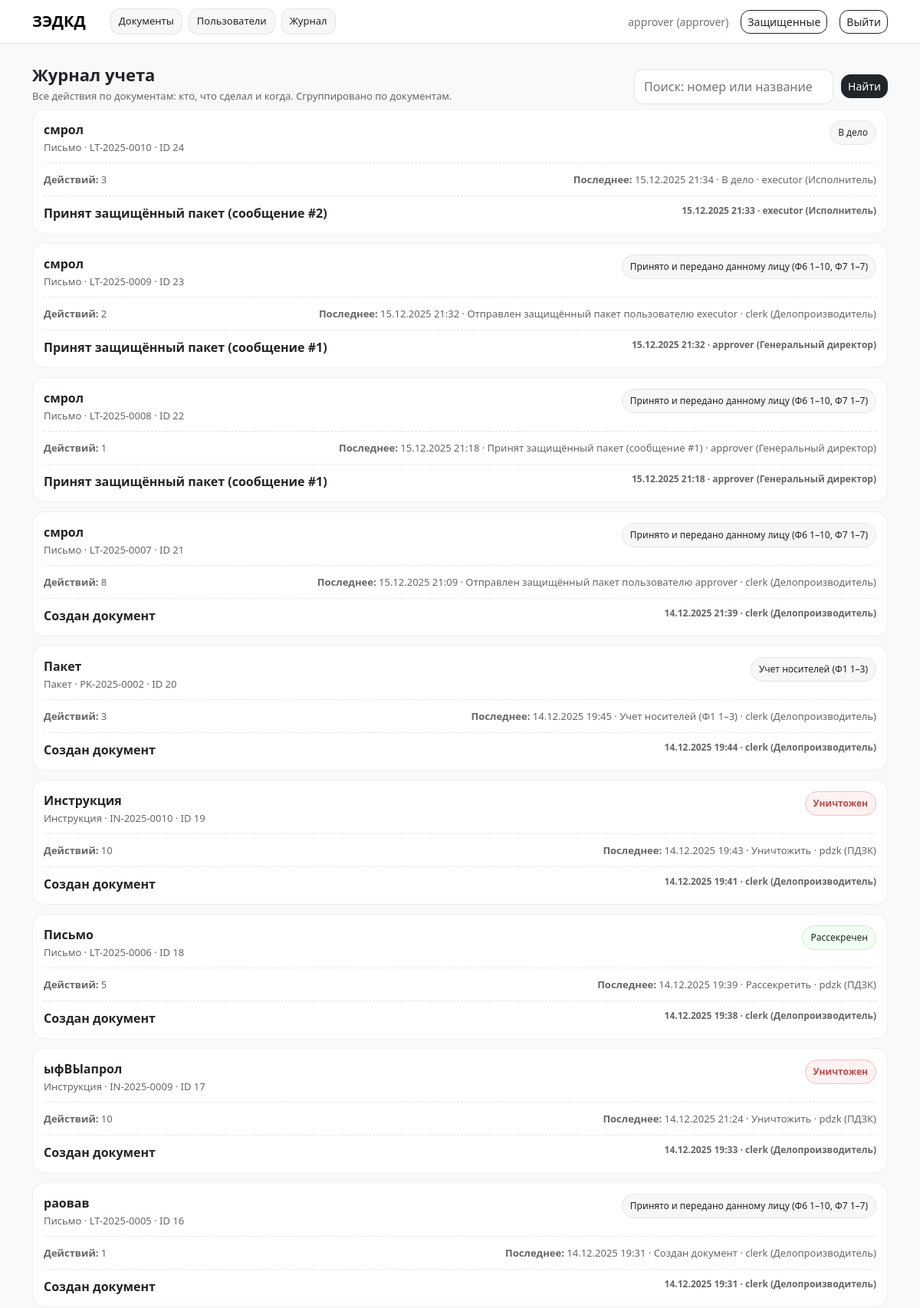
Screenshot of /journal (signed in, upper part) with the database file from the repository.
### app/models.py (models this page shows, shortened)
class User(db.Model, UserMixin):
    id = db.Column(db.Integer, primary_key=True)
    username = db.Column(db.String(80), unique=True, nullable=False)
    password_hash = db.Column(db.String(200), nullable=False)
    role = db.Column(db.String(30), nullable=False, default=Role.CLERK)

class Document(db.Model):
    id = db.Column(db.Integer, primary_key=True)
    doc_type = db.Column(db.String(30), nullable=False)
    title = db.Column(db.String(255), nullable=False)
    reg_number = db.Column(db.String(50), nullable=True)
    stage = db.Column(db.String(50), nullable=False, default="created")
    created_at = db.Column(db.DateTime, default=datetime.utcnow)
    created_by_id = db.Column(db.Integer, db.ForeignKey("user.id"), nullable=False)
    created_by = db.relationship("User", backref="created_documents")
    content_json = db.Column(db.Text, nullable=False, server_default="{}")
    confidentiality = db.Column(db.String(50), nullable=True)
    assigned_to_role = db.Column(db.String(30), nullable=True)
    security_json = db.Column(db.Text, nullable=True)

class AuditEvent(db.Model):
    id = db.Column(db.Integer, primary_key=True)
    document_id = db.Column(db.Integer, db.ForeignKey("document.id"), nullable=False)
    actor_id = db.Column(db.Integer, db.ForeignKey("user.id"), nullable=False)
    action = db.Column(db.String(80), nullable=False)
    from_stage = db.Column(db.String(50), nullable=True)
    to_stage = db.Column(db.String(50), nullable=True)
    created_at = db.Column(db.DateTime, default=datetime.utcnow)
    comment = db.Column(db.String(500), nullable=True)
    document = db.relationship("Document", backref="events")
    actor = db.relationship("User", backref="events")

### app/main.py (the view, shortened to what this page needs)
@main_bp.route("/journal")
@login_required
def journal():
    if current_user.role not in [Role.AUDITOR, Role.APPROVER]:
        abort(403)
    q = (request.args.get("q") or "").strip()
    events_q = (
        AuditEvent.query
        .join(Document, AuditEvent.document_id == Document.id)
    )
    events = (
        events_q
        .order_by(AuditEvent.document_id.desc(), AuditEvent.created_at.asc())
        .all()
    )
    grouped = {}
    for e in events:
        doc = getattr(e, "document", None)
        if not doc:
            continue
        actor = getattr(e, "actor", None)
        actor_name = getattr(actor, "username", None) or getattr(actor, "login", None) or f"ID {e.actor_id}"
        actor_role_raw = getattr(actor, "role", None) if actor else None
        actor_role = ROLE_TITLES.get(actor_role_raw, actor_role_raw or "")
        g = grouped.setdefault(doc.id, {"doc": doc, "events": []})
        g["events"].append({
            "action": e.action,
            "at": e.created_at,
            "from": STAGE_LABELS.get(e.from_stage, e.from_stage) if e.from_stage else "—",
            "to": STAGE_LABELS.get(e.to_stage, e.to_stage) if e.to_stage else "—",
            "actor_name": actor_name,
            "actor_role": actor_role,
        })
    docs_log = []
    for _doc_id, data in grouped.items():
        evs = data["events"]
        created = evs[0] if evs else None
        rest = evs[1:] if len(evs) > 1 else []
        last = evs[-1] if evs else None
        docs_log.append({
            "doc": data["doc"],
            "created": created,
            "rest": rest,
            "last": last,
            "count": len(evs),
        })
    docs_log.sort(key=lambda x: x["doc"].created_at or datetime.min, reverse=True)
    return render_template(
        "audit_journal.html",
        me=current_user,
        q=q,
        docs_log=docs_log,
        DOC_TYPE_LABELS=DOC_TYPE_LABELS,
        STAGE_LABELS=STAGE_LABELS,
    )

### app/models.py (called while the page is built)
@login_manager.user_loader
def load_user(user_id):
    return User.query.get(int(user_id))

### app/templates/audit_journal.html (shortened to what this page needs)
{% extends "base.html" %}
{% block content %}
<div class="jr-top">
  <div>
    <div class="jr-title">Журнал учета</div>
    <div class="jr-sub">Все действия по документам: кто, что сделал и когда. Сгруппировано по документам.</div>
  </div>
  <form class="jr-search" method="get" action="{{ url_for('main.journal') }}">
    <input name="q" value="{{ q }}" placeholder="Поиск: номер или название" />
    <button class="btn btn-dark btn-sm btn-round" type="submit">Найти</button>
  </form>
</div>
<div class="jr-wrap">
  {% if docs_log and docs_log|length > 0 %}
    {% for item in docs_log %}
      {% set d = item.doc %}
      {% set pill = "work" %}
      {% if d.stage in ["archived", "declassified"] %}
        {% set pill = "done" %}
      {% elif d.stage == "destroyed" %}
        {% set pill = "destroyed" %}
      {% elif d.stage == "deleted" %}
        {% set pill = "deleted" %}
      {% endif %}
      <div class="jr-card">
        <div class="jr-head">
          <div>
            <div class="jr-doc-title">{{ d.title }}</div>
            <div class="jr-muted">
              {{ DOC_TYPE_LABELS.get(d.doc_type, d.doc_type) }} ·
              {{ d.reg_number or "без номера" }} ·
              ID {{ d.id }}
            </div>
          </div>
          <div class="jr-pill {{ pill }}">
            {{ STAGE_LABELS.get(d.stage, d.stage) }}
          </div>
        </div>
        <div class="jr-last">
          <div class="jr-muted">
            <b>Действий:</b> {{ item.count }}
          </div>
          {% if item.last %}
            <div class="jr-muted">
              <b>Последнее:</b>
              {{ item.last.at.strftime("%d.%m.%Y %H:%M") }} ·
              {{ item.last.action }} ·
              {{ item.last.actor_name }}{% if item.last.actor_role %} ({{ item.last.actor_role }}){% endif %}
            </div>
          {% endif %}
        </div>
        {% if item.created %}
          <details class="jr-details">
            <summary>
              <span>{{ item.created.action }}</span>
              <span class="jr-summary-meta">
                {{ item.created.at.strftime("%d.%m.%Y %H:%M") }} ·
                {{ item.created.actor_name }}{% if item.created.actor_role %} ({{ item.created.actor_role }}){% endif %}
              </span>
            </summary>
          </details>
        {% endif %}
      </div>
    {% endfor %}
  {% else %}
    <div class="jr-card">
      <div class="jr-muted">Пока записей нет (или не нашлось по фильтру).</div>
    </div>
  {% endif %}
</div>
{% endblock %}

### app/templates/base.html (shortened to what this page needs)
<!doctype html>
<html lang="ru">
<head>
  <link href="https://cdn.jsdelivr.net/npm/bootstrap@5.3.3/dist/css/bootstrap.min.css" rel="stylesheet">
</head>
<body class="bg-light">
  <nav class="navbar navbar-expand-lg bg-white border-bottom">
    <div class="container">
      <div class="d-flex align-items-center gap-3">
        <span class="navbar-brand fw-semibold mb-0">ЗЭДКД</span>
        <div class="d-flex align-items-center gap-2">
          <a class="navbtn" href="{{ url_for('main.index') }}">Документы</a>
          <a class="navbtn" href="{{ url_for('main.users') }}">Пользователи</a>
          {% if me.role in ['auditor','approver'] %}
            <a class="navbtn" href="{{ url_for('main.journal') }}">Журнал</a>
          {% endif %}
        </div>
      </div>
      <div class="ms-auto d-flex align-items-center gap-3">
        <span class="text-secondary small">
          {{ me.username or me.login }} ({{ me.role }})
        </span>
        <a class="btn btn-outline-dark btn-sm btn-round" href="/secure/inbox">Защищенные</a>
        <a class="btn btn-outline-dark btn-sm btn-round" href="/logout">Выйти</a>
      </div>
    </div>
  </nav>
  <main class="container py-4">
    {% block content %}{% endblock %}
  </main>
</body>
</html>

### app/templates/base.html (style rules this page uses)
:root { --soft-bg: #f6f7fb; --card-radius: 18px; }
body { background: var(--soft-bg) !important; }
.btn-round { border-radius: 12px !important; }
.navbtn { border-radius: 12px; padding: 6px 10px; font-size: 13px; border: 1px solid rgba(0,0,0,.08); background: rgba(0,0,0,.03); text-decoration: none; color: inherit; }

### app/templates/audit_journal.html (style rules this page uses)
.jr-wrap { display:flex; flex-direction:column; gap:12px; }
.jr-top { display:flex; justify-content:space-between; align-items:flex-end; gap:12px; flex-wrap:wrap; margin-bottom: 6px; }
.jr-title { font-weight: 800; font-size: 22px; }
.jr-sub { color:#666; font-size: 13px; margin-top: 2px; }
.jr-search { display:flex; gap:10px; align-items:center; flex-wrap:wrap; }
.jr-search input { border:1px solid rgba(0,0,0,0.10); border-radius: 12px; padding: 10px 12px; min-width: 260px; outline: none; }
.jr-card { border: 1px solid rgba(0,0,0,0.06); border-radius: 16px; background:#fff; padding: 14px; }
.jr-head { display:flex; justify-content:space-between; gap:12px; align-items:flex-start; flex-wrap:wrap; }
.jr-doc-title { font-weight: 800; font-size: 16px; }
.jr-muted { color:#666; font-size: 13px; margin-top: 2px; }
.jr-pill { padding: 6px 10px; border-radius: 999px; font-size: 12px; border: 1px solid rgba(0,0,0,0.08); background: rgba(0,0,0,0.03); white-space: nowrap; }
.jr-pill.done { background:#f2fff3; border-color:#cfe9d2; }
.jr-pill.destroyed { background:#fff2f2; border-color:#f3c0c0; color:#b94a48; font-weight:700; }
.jr-pill.work { background:#f7f7f7; border-color:#e7e7e7; }
.jr-last { margin-top: 10px; padding-top: 10px; border-top: 1px dashed rgba(0,0,0,0.10); display:flex; justify-content:space-between; gap:10px; flex-wrap:wrap; }
.jr-last b { font-weight: 800; }
details.jr-details { margin-top: 10px; border-top: 1px dashed rgba(0,0,0,0.10); padding-top: 10px; }
details.jr-details summary { cursor:pointer; list-style:none; display:flex; justify-content:space-between; gap:12px; flex-wrap:wrap; font-weight: 800; }
.jr-summary-meta { color:#666; font-size: 12px; font-weight: 600; white-space: nowrap; }

### rows the page displays
User: username "approver", role "approver", created.actor_name "approver" "approver", last.actor_name "approver"
Document: title "смрол", get "Письмо", reg_number "LT-2025-0010", id "24", get "В дело"
AuditEvent: last.at "15.12.2025 21:34", last.action "В дело"
User: last.actor_name "executor", created.actor_name "executor"
AuditEvent: created.action "Принят защищённый пакет (сообщение #2)", created.at "15.12.2025 21:33"
Document: title "смрол", get "Письмо", reg_number "LT-2025-0009", id "23", get "Принято и передано данному лицу (Ф6 1–10, Ф7 1–7)"
AuditEvent: last.at "15.12.2025 21:32", last.action "Отправлен защищённый пакет пользователю executor"
User: last.actor_name "clerk" "clerk" "clerk" "clerk", created.actor_name "clerk" "clerk" "clerk" "clerk" "clerk" "clerk"
AuditEvent: created.action "Принят защищённый пакет (сообщение #1)", created.at "15.12.2025 21:32"
Document: title "смрол", get "Письмо", reg_number "LT-2025-0008", id "22", get "Принято и передано данному лицу (Ф6 1–10, Ф7 1–7)"
AuditEvent: last.at "15.12.2025 21:18", last.action "Принят защищённый пакет (сообщение #1)", created.action "Принят защищённый пакет (сообщение #1)", created.at "15.12.2025 21:18"
Document: title "смрол", get "Письмо", reg_number "LT-2025-0007", id "21", get "Принято и передано данному лицу (Ф6 1–10, Ф7 1–7)"
AuditEvent: last.at "15.12.2025 21:09", last.action "Отправлен защищённый пакет пользователю approver"
AuditEvent: created.action "Создан документ", created.at "14.12.2025 21:39"
Document: title "Пакет", get "Пакет", reg_number "PK-2025-0002", id "20", get "Учет носителей (Ф1 1–3)"
AuditEvent: last.at "14.12.2025 19:45", last.action "Учет носителей (Ф1 1–3)"
AuditEvent: created.action "Создан документ", created.at "14.12.2025 19:44"
Document: title "Инструкция", get "Инструкция", reg_number "IN-2025-0010", id "19", get "Уничтожен"
AuditEvent: last.at "14.12.2025 19:43", last.action "Уничтожить"
User: last.actor_name "pdzk" "pdzk" "pdzk"
AuditEvent: created.action "Создан документ", created.at "14.12.2025 19:41"
Document: title "Письмо", get "Письмо", reg_number "LT-2025-0006", id "18", get "Рассекречен"
AuditEvent: last.at "14.12.2025 19:39", last.action "Рассекретить"
AuditEvent: created.action "Создан документ", created.at "14.12.2025 19:38"
Document: title "ыфВЫапрол", get "Инструкция", reg_number "IN-2025-0009", id "17", get "Уничтожен"
AuditEvent: last.at "14.12.2025 21:24", last.action "Уничтожить"
AuditEvent: created.action "Создан документ", created.at "14.12.2025 19:33"
Document: title "раовав", get "Письмо", reg_number "LT-2025-0005", id "16", get "Принято и передано данному лицу (Ф6 1–10, Ф7 1–7)"
AuditEvent: last.at "14.12.2025 19:31", last.action "Создан документ", created.action "Создан документ", created.at "14.12.2025 19:31"

### other values shown
{{ item.count }} "3" "2" "1" "8" "3" "10" "5" "10" "1"
{{ item.last.actor_role }} "Исполнитель" "Делопроизводитель" "Генеральный директор" "Делопроизводитель" "Делопроизводитель" "ПДЗК" "ПДЗК" "ПДЗК" "Делопроизводитель"
{{ item.created.actor_role }} "Исполнитель" "Генеральный директор" "Генеральный директор" "Делопроизводитель" "Делопроизводитель" "Делопроизводитель" "Делопроизводитель" "Делопроизводитель" "Делопроизводитель"
